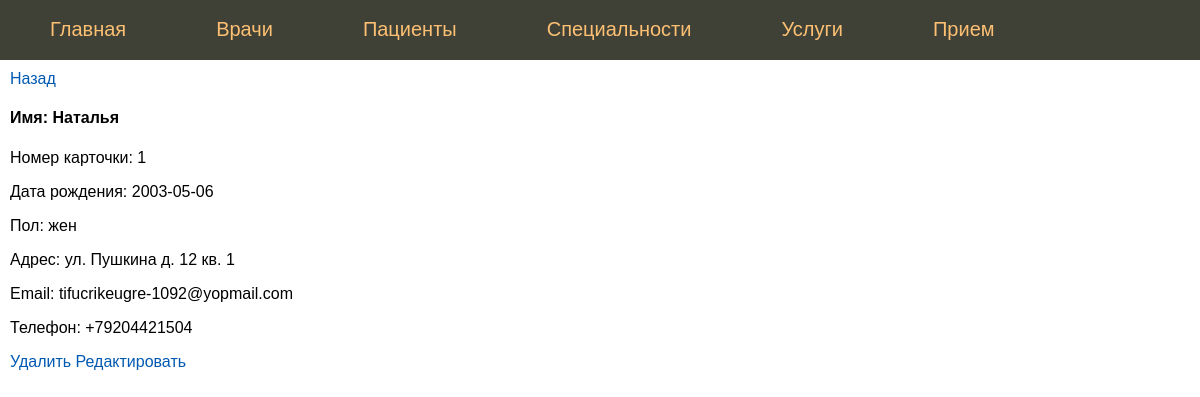
Screenshot of /patients/1 with the database file from the repository.
### app.py (models this page shows, shortened)
class Patients(db.Model):
    card_number = db.Column(db.Integer, primary_key=True)
    name = db.Column(db.String(100), nullable=False)
    birthday = db.Column(db.Integer, nullable=False)
    sex = db.Column(db.String(10), nullable=False)
    address = db.Column(db.String(100), nullable=False)
    email = db.Column(db.String(50), unique=True)
    phone = db.Column(db.String(12), unique=True)
    p = db.relationship('Appointments', backref='patients', uselist=False)

### app.py (the view)
@app.route("/patients/<int:card_number>")
def show_patients_detail(card_number):
    patient = Patients.query.get(card_number)
    return render_template('patients-detail.html', patient=patient)

### templates/patients-detail.html (shortened to what this page needs)
{% extends 'layout.html' %}
{% block content %}
<a href="/patients">Назад</a>
<div>
    <h4>Имя: {{patient.name}}</h4>
    <p>Номер карточки: {{patient.card_number}}</p>
    <p>Дата рождения: {{patient.birthday}}</p>
    <p>Пол: {{patient.sex}}</p>
    <p>Адрес: {{patient.address}}</p>
    <p>Email: {{patient.email}}</p>
    <p>Телефон: {{patient.phone}}</p>
</div>
<a href="/patients/{{patient.card_number}}/delete">Удалить</a>
<a href="/patients/{{patient.card_number}}/update">Редактировать</a>
{% endblock %}

### static/css/styles.css (style rules this page uses)
html, body { font-family: 'Arial'; margin: 0; padding: 0; height: 100%; width: 100%; }
a { color: #0059b2; text-decoration: none; }

### rows the page displays
Patients: name "Наталья", card_number "1", birthday "2003-05-06", sex "жен", address "ул. Пушкина д. 12 кв. 1", email "tifucrikeugre-1092@yopmail.com", phone "+79204421504"
